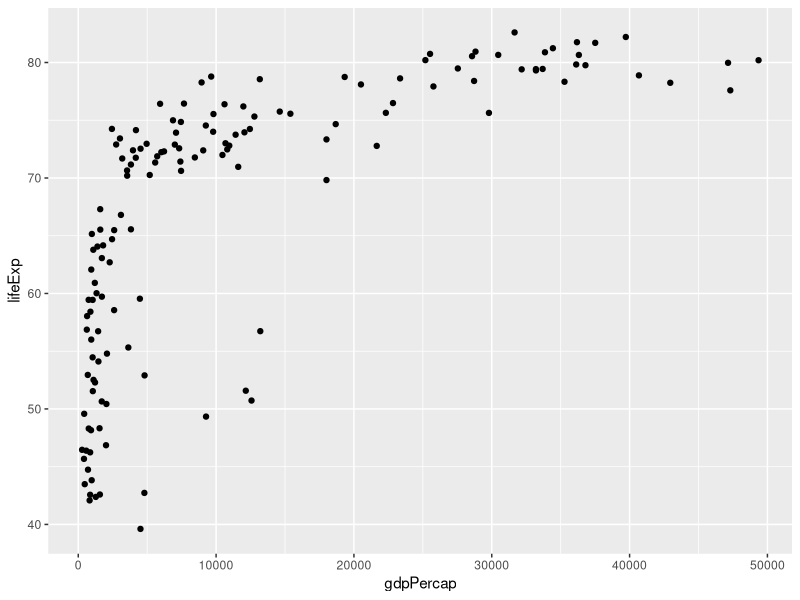
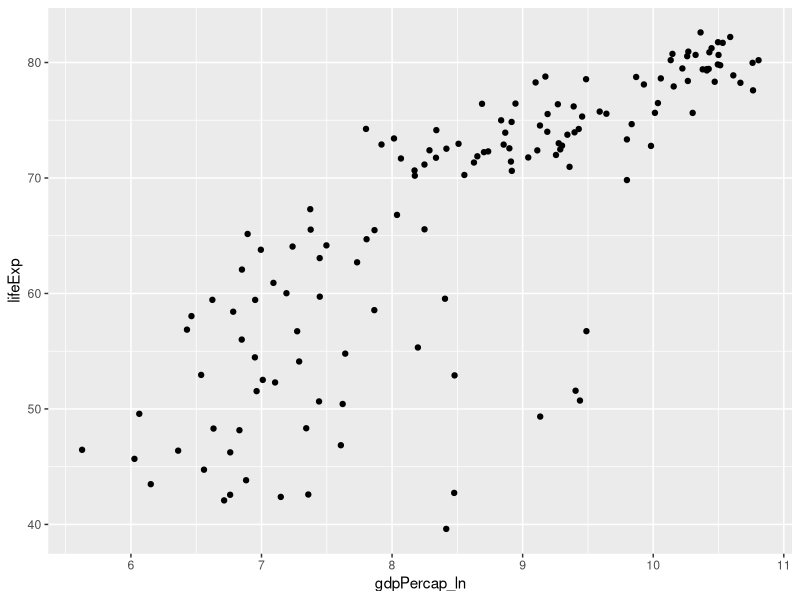

Generate these figures, in order, with R:
## ---- chunk 1
knitr::opts_chunk$set(echo = TRUE, warning = FALSE, message = FALSE, error = FALSE)
## ---- chunk 2

# load libraries
library(tidyverse)
library(ggplot2)

# load data
df <- read_csv(file = "data/institutions.csv")
## ---- chunk 3

#check correlation

cor(df$lifeExp, df$gdpPercap, use="pairwise.complete.obs")

## ---- chunk 4

ggplot(data=df, aes(x=gdpPercap, y=lifeExp))+
  geom_point()

#since we're using linear regression, we want a linear relationship
df$gdpPercap_ln <- log(df$gdpPercap)

ggplot(data=df, aes(x=gdpPercap_ln, y=lifeExp))+
  geom_point()
#not perfect but better

## ---- chunk 5

# Run the linear regression
model <- lm(lifeExp ~ gdpPercap_ln, data = df) #replace with your variables

# Extract coefficient estimates and standard errors
estimates <- coef(model)
std_errors <- sqrt(diag(vcov(model)))

# Combine into a clean output
results <- data.frame(Term = names(estimates), Estimate = estimates, Std_Error = std_errors)
results

## ---- chunk 6

est <- results$Estimate[2]
se <- results$Std_Error[2]

#lower bound
ci_low <- est - (1.96*se)

#upper bound
ci_high <- est + (1.96*se)


## ---- chunk 7
null <- 0

#room for math if you need it
cutoff <- null+(1.96*se)
abs(est) > cutoff

#effectively equivalent to our confidence interval not containing the null hypothesis value
!((ci_low < null) & (ci_high > null))

## ---- chunk 8

## create t-value
(est - null) / se


## ---- chunk 9

summary(model)

#yes because p<0.05 !

